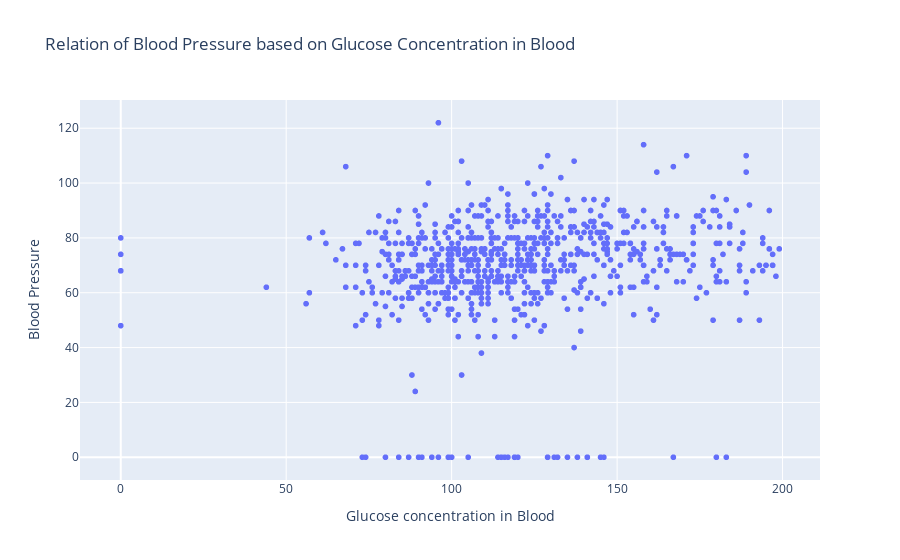

The notebook cell this image was saved under:
### Code cell
# I chose scatter plot with no dot connection because
# every row represents different person and
# the purpose of this plot is to see the relation between 
# blood pressure and glucose. We can see that most of the patients
# have glucose range from ~70 to ~150 and blood pressure from
# ~60 to ~95 just looking at the plot visually.
# This graph for relation is one of the best because we can see
# the data of every patient and see potential outliers.
# Most of the other graphs would require categorizing or 
# other processing of this particular data

import plotly.graph_objects as go

fig = go.Figure(data = go.Scattergl(x = diabetes.Glucose, y = diabetes.BloodPressure, mode= 'markers'))
fig.update_layout(title= "Relation of Blood Pressure based on Glucose Concentration in Blood", xaxis_title = "Glucose concentration in Blood", yaxis_title = "Blood Pressure", showlegend = False)
fig.show()

### Figure 1 — Plotly figure (JSON) as saved in the notebook; plotly's stock layout.template omitted (floating-point values rounded to 4 significant figures; data arrays with more than 128 entries replaced by an {"elided": "..."} marker saying what was removed)
{"data": [{"mode": "markers", "type": "scattergl", "x": {"elided": "768 int values"}, "y": {"elided": "768 int values"}}], "layout": {"showlegend": false, "title": {"text": "Relation of Blood Pressure based on Glucose Concentration in Blood"}, "xaxis": {"title": {"text": "Glucose concentration in Blood"}}, "yaxis": {"title": {"text": "Blood Pressure"}}}}
